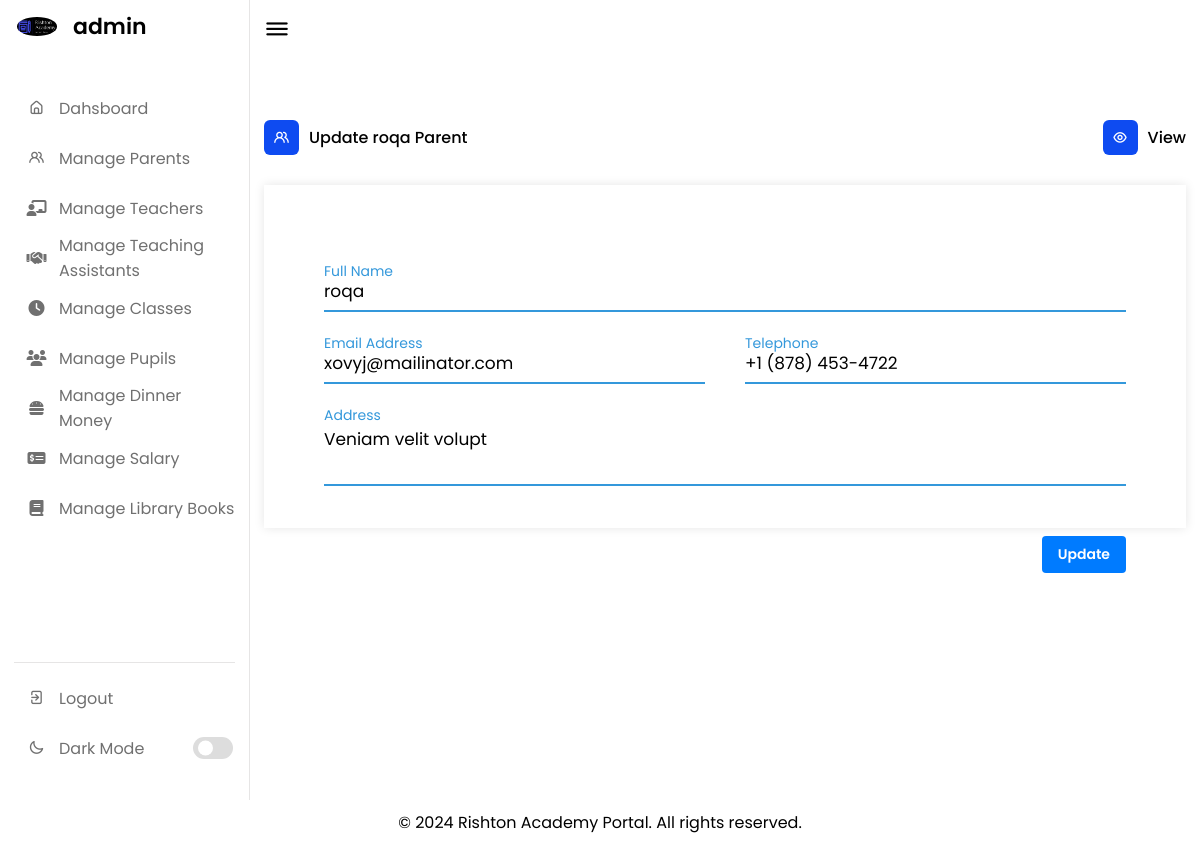
The app's page /parent_add?id=1 (signed in) with its own data.
### tables this page shows
CREATE TABLE `parentsguardians` (
  `ParentID` int(11) NOT NULL,
  `Name` varchar(100) NOT NULL,
  `Address` varchar(255) DEFAULT NULL,
  `Email` varchar(100) DEFAULT NULL,
  `Telephone` varchar(20) DEFAULT NULL
);

### parent_add.php (the view, shortened to what this page needs)
<?php
require_once('./config/connection.php');
require_once('./includes/head.php');
require_once('./includes/nav.php');
if (isset($_GET['id'])) {
    $id = $_GET['id'];
    $query = "SELECT * FROM parentsguardians WHERE ParentID = $id";
    $result = mysqli_query($connect, $query);
    if (mysqli_num_rows($result) > 0) {
        $parent = mysqli_fetch_object($result);
    } else {
        header('Location: ./404.html');
        exit();
    }
}
?>
<div class="dash-content">
    <div class="activity">
        <div class="title">
            <div class="left">
                <i class="uil uil-users-alt"></i>
                <span class="text">
                    <?= isset($parent->ParentID) ? 'Update ' . htmlspecialchars($parent->Name) . ' Parent' : 'Create a new Parent' ?>
                </span>
            </div>
            <div class="right">
                <a href="./manage_parents"><i class="uil uil-eye"></i>
                    <span class="text">View</span></a>
            </div>
        </div>
        <div class="table-responsive">
            <div class="container">
                <form action="<?= isset($parent->ParentID) ? 'process/parent/update' : 'process/parent/store' ?>" method="post">
                    <div class="form-row">
                        <div class="input-data">
                            <input type="text" name="Name" value="<?= isset($parent->ParentID) ? htmlspecialchars($parent->Name) : '' ?>" required>
                            <div class="underline"></div>
                            <label for="Name">Full Name</label>
                        </div>
                    </div>
                    <div class="form-row">
                        <div class="input-data">
                            <input type="email" name="Email" value="<?= isset($parent->ParentID) ? htmlspecialchars($parent->Email) : '' ?>" required>
                            <div class="underline"></div>
                            <label for="Email">Email Address</label>
                        </div>
                        <div class="input-data">
                            <input type="tel" name="Telephone" pattern="[\+]{0,1}[0-9\s-]+" value="<?= isset($parent->ParentID) ? htmlspecialchars($parent->Telephone) : '' ?>" required>
                            <div class="underline"></div>
                            <label for="">Telephone</label>
                        </div>
                    </div>
                    <div class="form-row">
                        <div class="input-data textarea">
                            <textarea rows="8" cols="80" name="Address" required><?= isset($parent->ParentID) ? htmlspecialchars($parent->Address) : '' ?></textarea>
                            <br />
                            <div class="underline"></div>
                            <label for="">Address</label>
                            <br />
                            <button type="submit" class="btn btn-primary" style="float:right;"><?= isset($parent->ParentID) ? 'Update' : 'Submit' ?></button>
                        </div>
                    </div>
                </form>
            </div>
        </div>
    </div>
</div>
</section>
<?php
require_once('includes/footer.php');
?>

### assets/css/style.css (style rules this page uses)
* { margin: 0; padding: 0; outline: none; box-sizing: border-box; font-family: 'Poppins', sans-serif; }
:root { --primary-color: #0E4BF1; --panel-color: #FFF; --text-color: #000; --black-light-color: #707070; --border-color: #e6e5e5; --toggle-color: #DDD; --box1-color: #4DA3FF; --box2-color: #FFE6AC; --box3-color: #E7D1FC; --title-icon-color: #fff; --tran-05: all 0.5s ease; --tran-03: all 0.3s ease; --tran-03: all 0.2s ease; }
body, html { min-height: 100vh; margin: 0; }
.dashboard .dash-content { padding-top: 50px; }
.dash-content .title { display: flex; align-items: center; margin: 60px 0 30px 0; }
.dash-content .title i { position: relative; height: 35px; width: 35px; background-color: var(--primary-color); border-radius: 6px; color: var(--title-icon-color); display: flex; align-items: center; justify-content: center; }
.dash-content .title .text { font-weight: 500; color: var(--text-color); margin-left: 10px; }
.btn { display: inline-block; padding: 8px 16px; font-size: 14px; font-weight: 600; text-align: center; text-decoration: none; cursor: pointer; border: none; border-radius: 4px; transition: background-color 0.3s; }
.btn-primary { color: #fff; background-color: #007bff; }
.title { display: flex; align-items: center; justify-content: space-between; }
.title .left { display: flex; align-items: center; }
.title .right a { display: flex; align-items: center; text-decoration: none; }
.container { background: var(--panel-color); width: 100%; padding: 25px 40px 10px 40px; box-shadow: 0px 0px 10px rgba(0,0,0,0.1); margin-bottom: 200px; }
.container form { padding: 30px 0 0 0; }
.container form .form-row { display: flex; margin: 32px 0; }
form .form-row .input-data { width: 100%; height: 40px; margin: 0 20px; position: relative; }
form .form-row .textarea { height: 70px; }
.input-data input, .textarea textarea { display: block; width: 100%; height: 100%; border: none; font-size: 17px; border-bottom: 2px solid rgba(0,0,0, 0.12); color: var(--text-color); background-color: var(--panel-color); }
.input-data input:focus ~ label, .textarea textarea:focus ~ label, .input-data input:valid ~ label, .textarea textarea:valid ~ label { transform: translateY(-20px); font-size: 14px; color: #3498db; }
.textarea textarea { resize: none; padding-top: 10px; }
.input-data label { position: absolute; pointer-events: none; bottom: 10px; font-size: 16px; transition: all 0.3s ease; }
.textarea label { width: 100%; bottom: 40px; background-color: var(--panel-color); }
.input-data .underline { position: absolute; bottom: 0; height: 2px; width: 100%; }
.input-data .underline:before { position: absolute; content: ""; height: 2px; width: 100%; background: #3498db; transform: scaleX(0); transform-origin: center; transition: transform 0.3s ease; }
.input-data input:focus ~ .underline:before, .input-data input:valid ~ .underline:before, .textarea textarea:focus ~ .underline:before, .textarea textarea:valid ~ .underline:before { transform: scale(1); }

### records on screen
parentsguardians: Name "roqa", Email "xovyj@mailinator.com", Telephone "+1 (878) 453-4722", Address "Veniam velit volupt"

### other values on screen
$_SESSION['ADMINNAME'] "admin"
